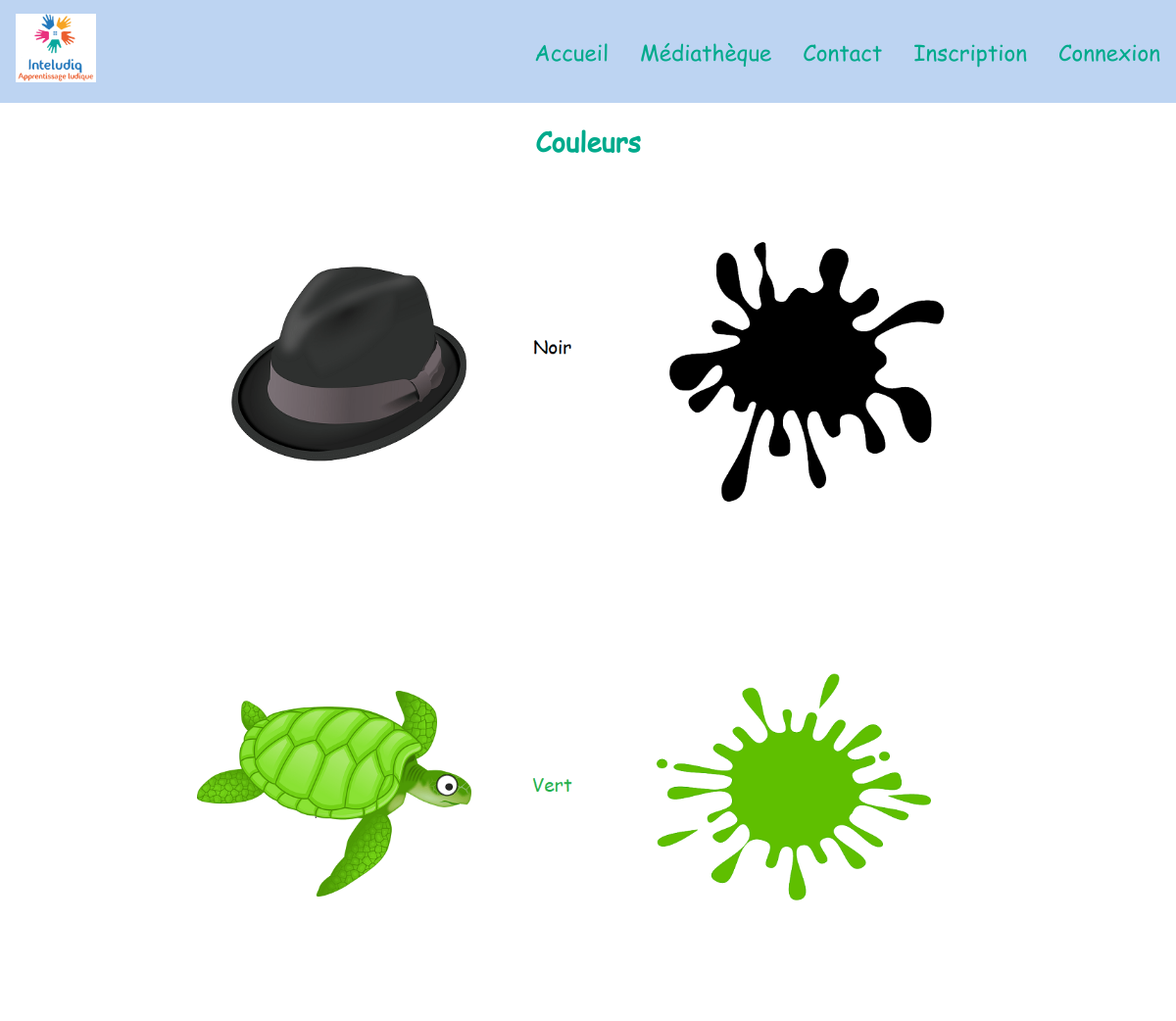
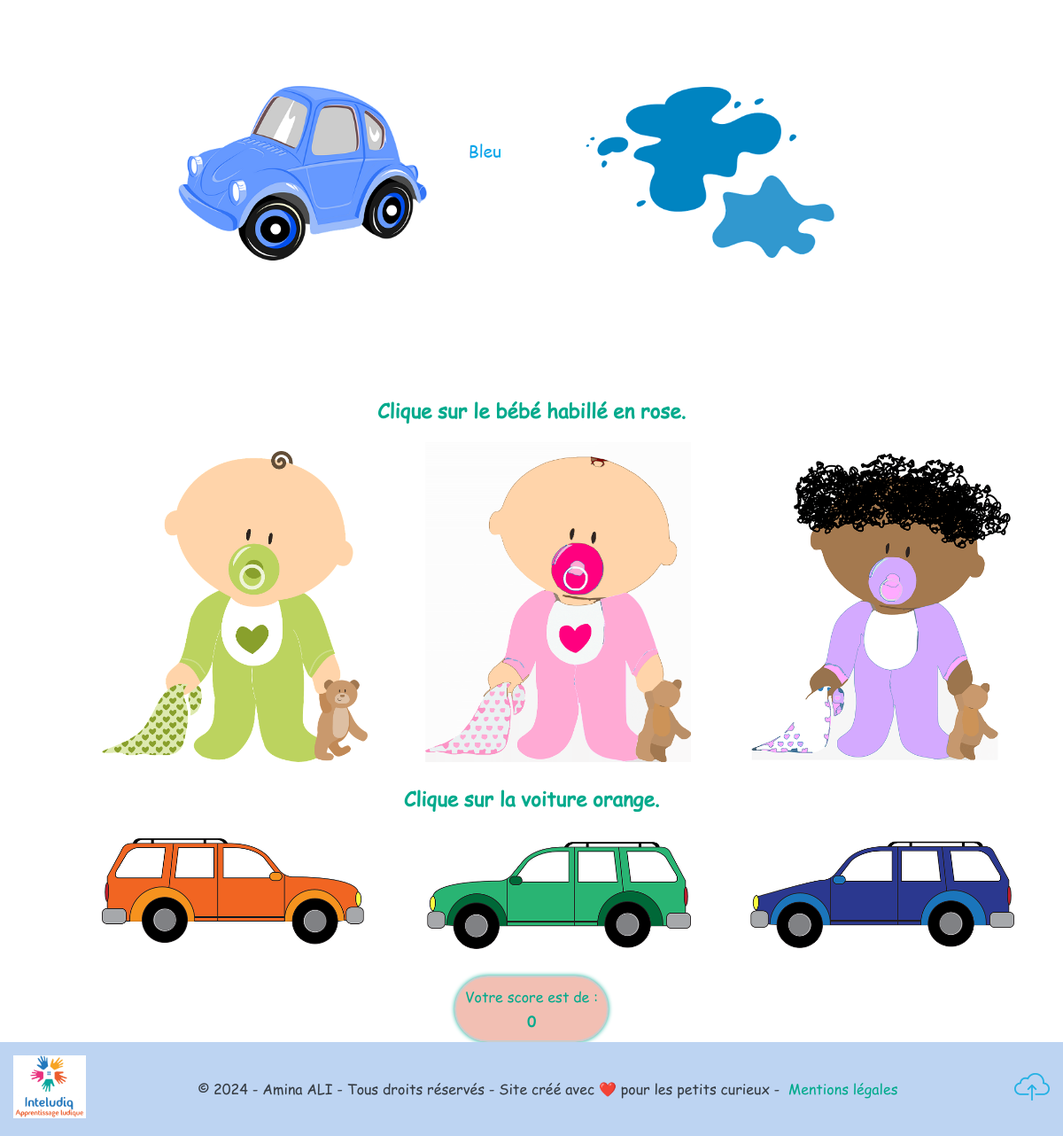
Page /controleur/clsCouleurs.php on the committed database (2 pictures, top to bottom).
### tables this page shows
CREATE TABLE `questionimage` (
  `idQuestion` int(11) NOT NULL,
  `imageLink1` varchar(250) DEFAULT NULL,
  `imageLink2` varchar(250) DEFAULT NULL,
  `imageLink3` varchar(250) DEFAULT NULL,
  `solution` int(11) DEFAULT NULL
);

CREATE TABLE `question` (
  `idQuestion` int(11) NOT NULL,
  `enonce` varchar(250) NOT NULL,
  `idActivite` int(11) NOT NULL
);

### controleur/clsCouleurs.php (called while the page is built)
<?php
require RACINE . "/modele/bdQuestion.php";
$donneesCouleurs  = obtenirQuestionsParActivite(3);
include RACINE . "/vue/vueCouleurs.php";
?>

### modele/bdQuestion.php (called while the page is built, shortened)
<?php
if (!defined('BD_QUESTION_INCLUDED')) {
    function obtenirQuestionsParActivite($idActivite) {
        try {
            $connexion = connexionPDO();
            $sql = "SELECT q.idQuestion, q.enonce, qi.imageLink1, qi.imageLink2, qi.imageLink3
                    FROM question q
                    LEFT JOIN questionimage qi ON q.idQuestion = qi.idQuestion
                    WHERE q.idActivite = :idActivite";
            $stmt = $connexion->prepare($sql);
            $stmt->bindParam(":idActivite", $idActivite, PDO::PARAM_INT);
            $stmt->execute();
            $questions = $stmt->fetchAll(PDO::FETCH_ASSOC);
            return $questions;
        } catch (PDOException $e) {
            die("Erreur lors de la récupération des questions : " . $e->getMessage());
        }
    }
}
?>

### vue/vueCouleurs.php (the view, shortened to what this page needs)
<?php
include RACINE . "/vue/menu.php";
?>
<main class="container">
    <div class="titre">
        <h1>Couleurs</h1>
    </div>
    <div class="sliderContainer">
        <div id="sliderActivite">
            <img src="asset/images/couleurs/noir.png" alt="Chapeau noir">
            <img src="asset/images/couleurs/vert.png" alt="Tortue verte">
            <img src="asset/images/couleurs/bleu.png" alt="Voiture bleu">
        </div>
    </div>
    <div class="propositions">
        <?php foreach ($donneesCouleurs as $question) : ?>
            <div class="question">
                <h2><?php echo $question['enonce']; ?></h2>
                <img src="<?php echo $question['imageLink1']; ?>"
                    alt="Image 1" data-question=<?php echo $question['idQuestion']; ?>
                    data-reponse=1>
                <img src="<?php echo $question['imageLink2']; ?>"
                    alt="Image 2" data-question=<?php echo $question['idQuestion']; ?>
                    data-reponse=2 >
                <img src="<?php echo $question['imageLink3']; ?>"
                    alt="Image 3" data-question=<?php echo $question['idQuestion']; ?>
                    data-reponse=3>
            </div>
        <?php endforeach; ?>
        <div class="scoreContainer">
            <div class="scoreLabel">Votre score est de :</div>
            <div id="scoreUtilisateur" class="scoreValue">0</div>
        </div>
    </div>
</main>
<?php
include RACINE . "/vue/piedPage.php";
?>

### asset/css/style.css (style rules this page uses)
* { margin: 0; padding: 0; }
body { font-family: "Comic Sans MS", Arial, sans-serif; }
html, body { overflow-x: hidden; }
h1, h2, h3 { color: #00AA8C; }
.container { width: 1200px; width: 100%; background-color: #FFF; }
.titre { margin-top: 34px; margin-bottom: 21px; }
.titre h1 { text-align: center; font-size: 1.4rem; }
.sliderContainer { width: 70%; margin: 0 auto; }
#sliderActivite img { width: 100%; }
.propositions { text-align: center; margin-top: 20px; }
.question { margin-bottom: 20px; }
.question img { max-width: 22%; height: auto; margin-left: 20px; transition: opacity 0.3s ease; }
.question h2 { text-align: center; font-size: 1rem; margin-top: 20px; margin-bottom: 20px; }
.scoreContainer { background-color: #F2BFB3; border: 2px solid #ccc; border-radius: 50px; padding: 10px; margin-bottom: 10px; width: fit-content; margin: 0 auto; text-align: center; box-shadow: 0px 0px 5px rgb(4, 173, 149); -webkit-border-radius: 50px; -moz-border-radius: 50px; -ms-border-radius: 50px; -o-border-radius: 50px; }
.scoreValue { font-size: 1rem; font-weight: bold; color: #00AA8C; }
.scoreLabel { font-size: 1rem; color: #00AA8C; margin-bottom: 5px; }
@media only screen and (min-width: 768px) { .titre { margin-top: 5px; margin-bottom: 5px; } }
@media only screen and (min-width: 768px) { .titre h1 { text-align: center; font-size: 1.7rem; margin-top: 20px; margin-bottom: 30px; } }
@media only screen and (min-width: 768px) { .question img { max-width: 25%; margin-left: 60px; } }
@media only screen and (min-width: 768px) { .question h2 { font-size: 1.4rem; margin-top: 20px; margin-bottom: 20px; } }
@media screen and (min-width: 1200px) and (max-width: 1600px) { .container { max-width: 1900px; } }

### rows in the picture
questionimage: idQuestion.enonce "Clique sur le bébé habillé en rose.", imageLink1 (picture), imageLink2 (picture), imageLink3 (picture)
questionimage: idQuestion.enonce "Clique sur la voiture orange.", imageLink1 (picture), imageLink2 (picture), imageLink3 (picture)
